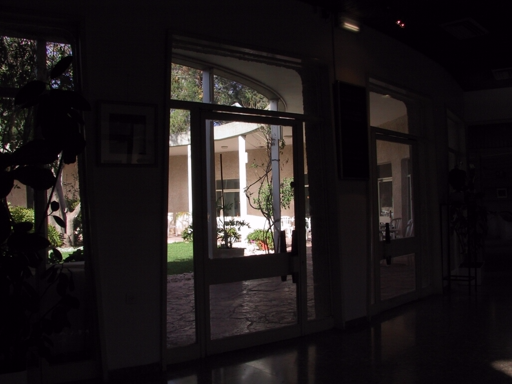
#> input picture HW2/data/image_enhancement/input.bmp, 512 x 384 px
$ python image_enhancement.py
#> lines starting #> are read from the running program, lines starting #| are printed output that depends on the picture
import cv2
import numpy as np
# import matplotlib.pyplot as plt

"""
TODO Part 1: Gamma correction
"""
def gamma_correction(img, gamma):
    # Convert the image to float32
    img = img.astype(np.float32)

    # Normalize the image to 0-1 range
    img_normalized = img / 255.0

    # Apply gamma correction
    corrected = np.power(img_normalized, gamma)

    # Scale back to 0-255 range and convert to uint8
    corrected = (corrected * 255).astype(np.uint8)

    return corrected


"""
TODO Part 2: Histogram equalization
"""
def histogram_equalization(img, mode):
    if mode == "BGR":
        B, G, R = cv2.split(img)

        B_hist = histogram(B.astype(np.float32))
        G_hist = histogram(G.astype(np.float32))
        R_hist = histogram(R.astype(np.float32))

        B_eq = transformation(B, B_hist, B.shape[0] * B.shape[1]).astype(np.uint8)
        G_eq = transformation(G, G_hist, G.shape[0] * G.shape[1]).astype(np.uint8)
        R_eq = transformation(R, R_hist, R.shape[0] * R.shape[1]).astype(np.uint8)

        equalized =  cv2.merge((B_eq, G_eq, R_eq))

    elif mode == "HSV":
        H, S, V = cv2.split(cv2.cvtColor(img, cv2.COLOR_BGR2HSV))
        V_hist = histogram(V.astype(np.float32))
        V_eq = transformation(V, V_hist, V.shape[0] * V.shape[1]).astype(np.uint8)
        equalized = cv2.cvtColor(cv2.merge((H, S, V_eq)), cv2.COLOR_HSV2BGR)

    elif mode == "LAB":
        L, A, B = cv2.split(cv2.cvtColor(img, cv2.COLOR_BGR2LAB))
        L_hist = histogram(L.astype(np.float32))
        L_eq = transformation(L, L_hist, L.shape[0] * L.shape[1]).astype(np.uint8)
        equalized = cv2.cvtColor(cv2.merge((L_eq, A, B)), cv2.COLOR_LAB2BGR)

    return equalized

def histogram(image):
    hist = np.zeros(256)
    for i in range(image.shape[0]):
        for j in range(image.shape[1]):
            hist[int(image[i,j])] += 1
    return hist

def transformation(image, histogram, n):
    cdf = np.zeros(256)
    for i in range(256):
        for j in range(i):
            cdf[i] += histogram[j]
        cdf[i] = 255 * cdf[i] / n
    return cdf[image]

"""
TODO Bonus: Clipped histogram equalization
"""
def contrast_enhancement(img, mode):
    if mode == "HSV":
        lab = cv2.cvtColor(img, cv2.COLOR_BGR2HSV)
        H, S, V = cv2.split(lab)
        V_eq = clip_histogram_equalization(V, 6.0)
        limg = cv2.merge((H, S, V_eq))
        enhanced_image = cv2.cvtColor(limg, cv2.COLOR_HSV2BGR)

    elif mode == "LAB":
        lab = cv2.cvtColor(img, cv2.COLOR_BGR2LAB)
        L, A, B = cv2.split(lab)
        L_eq = clip_histogram_equalization(L, 6.0)
        limg = cv2.merge((L_eq, A, B))
        enhanced_image = cv2.cvtColor(limg, cv2.COLOR_LAB2BGR)

    return enhanced_image

def clip_histogram_equalization(image, clipLimit):
    # Get image dimensions and calculate histogram
    h, w = image.shape
    hist = histogram(image.astype(np.float32))

    # Clip the histogram
    clipLimit = int(clipLimit * image.size / 256)
    if clipLimit > 0:
        excess = hist - clipLimit
        excess[excess < 0] = 0
        clipped_hist = hist - excess
        redistribute = excess.sum() // 256
        clipped_hist += redistribute

    # Apply histogram equalization using clipped histogram
    clahe_image = transformation(image, clipped_hist, h * w).astype(np.uint8)

    return clahe_image

"""
Main function
"""
def main():
    img = cv2.imread("data/image_enhancement/input.bmp")
#> img is the input picture: shape (384, 512, 3); mean B, G, R 25.3, 24.3, 29.3
    MODE = "HSV"

    # TODO: modify the hyperparameter
    gamma_list = [0.3, 0.5, 0.7] # gamma value for gamma correction

    # TODO Part 1: Gamma correction
    for gamma in gamma_list:
        gamma_correction_img = gamma_correction(img, gamma)

        cv2.imshow("Gamma correction | Gamma = {}".format(gamma), np.vstack([img, gamma_correction_img]))
        cv2.waitKey(0)
#> this loop made 3 passes
#> pass 1, in gamma_correction, `corrected = np.power(img_normalized, gamma)`:
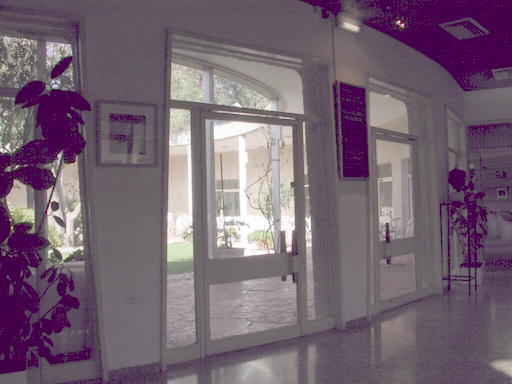
#> corrected: shape (384, 512, 3) float32; mean B, G, R 0.443, 0.386, 0.454

        # fig, axs = plt.subplots(1, 2, figsize=(10, 5))
        # fig.tight_layout()
        # fig.suptitle("Gamma correction | Gamma = {}".format(gamma))
        # axs[0].imshow(img)
        # axs[0].set_title("Original")
        # axs[0].axis("off")
        # axs[1].imshow(gamma_correction_img)
        # axs[1].set_title("Enhanced | Gamma = {}".format(gamma))
        # axs[1].axis("off")
        # plt.savefig(f"output/image_enhancement/gamma_correction_gamma_{gamma}.png")
        # plt.close()

    # TODO Part 2: Image enhancement using the better balanced image as input
    histogram_equalization_img = histogram_equalization(img, MODE)
#> in histogram_equalization, `H, S, V = cv2.split(cv2.cvtColor(img, cv2.COLOR_BGR2HSV))`:
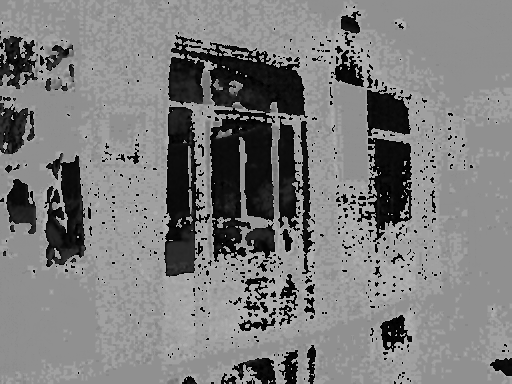
#> H: shape (384, 512); min 0, max 179, mean 124.5
#> in histogram_equalization, `H, S, V = cv2.split(cv2.cvtColor(img, cv2.COLOR_BGR2HSV))`:
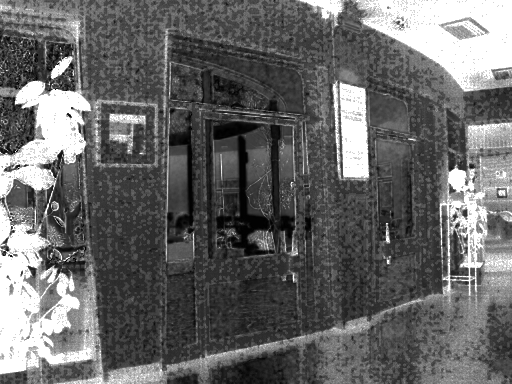
#> S: shape (384, 512); min 0, max 255, mean 103.3
#> in histogram, `hist = np.zeros(256)`: hist = 256 values from 0 to 0
#> after the loop in histogram, `for i in range(image.shape[0]):`: hist = 256 values, max 16841 at index 11, min 0 at index 0, mean 768
#> in histogram_equalization, `V_hist = histogram(V.astype(np.float32))`: V_hist has the same summary as hist in histogram
#> in transformation, `cdf = np.zeros(256)`: cdf = 256 values from 0 to 0
#> after the loop in transformation, `for i in range(256):`: cdf = 256 values from 0 to 253.6
#> in histogram_equalization, `equalized = cv2.cvtColor(cv2.merge((H, S, V_eq)), cv2.COLOR_HSV2BGR)`:
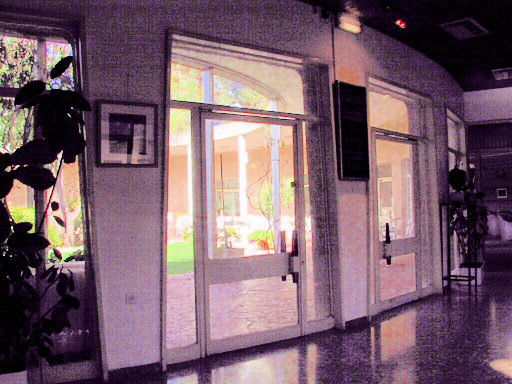
#> equalized: shape (384, 512, 3); mean B, G, R 105.2, 92.9, 119.8

    cv2.imshow("Histogram equalization", np.vstack([img, histogram_equalization_img]))
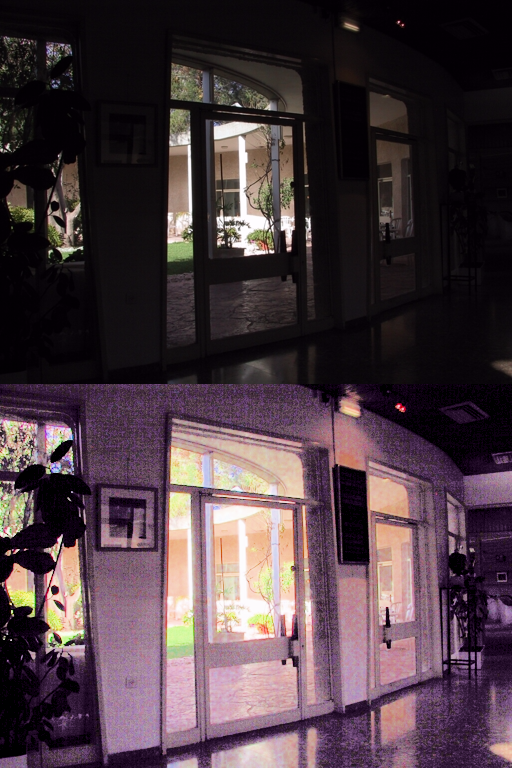
#> window 'Histogram equalization': shape (768, 512, 3); mean B, G, R 65.2, 58.6, 74.6
    cv2.waitKey(0)

    # fig, axs = plt.subplots(1, 2, figsize=(10, 5))
    # fig.tight_layout()
    # fig.suptitle(f"Histogram equalization | {MODE} Color Space")
    # axs[0].imshow(img)
    # axs[0].set_title("Original")
    # axs[0].axis("off")
    # axs[1].imshow(histogram_equalization_img)
    # axs[1].set_title("Enhanced")
    # axs[1].axis("off")
    # plt.savefig(f"output/image_enhancement/histogram_equalization_{MODE}.png")
    # plt.close()

    # TODO Bonus: Contrast enhancement
    contrast_enhanced_img = contrast_enhancement(img, MODE)
#> in contrast_enhancement, `lab = cv2.cvtColor(img, cv2.COLOR_BGR2HSV)`: lab: shape (384, 512, 3); mean H, S, V 124.5, 103.3, 29.9
#> in clip_histogram_equalization, `excess = hist - clipLimit`: excess = 256 values, max 12233 at index 11, min -4608 at index 0, mean -3840
#> in clip_histogram_equalization, `clipped_hist = hist - excess`: clipped_hist = 256 values, max 4608 at index 4, min 0 at index 0, mean 509.6
#> in clip_histogram_equalization, `redistribute = excess.sum() // 256`: redistribute = 258
#> in clip_histogram_equalization, `clipped_hist += redistribute`: clipped_hist = 256 values, max 4866 at index 4, min 258 at index 0, mean 767.6
#> in contrast_enhancement, `limg = cv2.merge((H, S, V_eq))`: limg: shape (384, 512, 3); mean H, S, V 124.5, 103.3, 77.5
#> in contrast_enhancement, `enhanced_image = cv2.cvtColor(limg, cv2.COLOR_HSV2BGR)`:
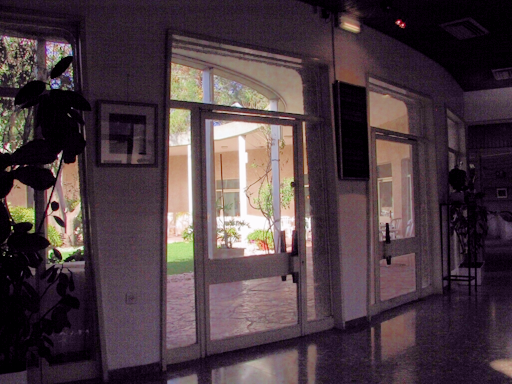
#> enhanced_image: shape (384, 512, 3); mean B, G, R 65.9, 59.8, 75.9

    cv2.imshow("Contrast enhancement", np.vstack([img, contrast_enhanced_img]))
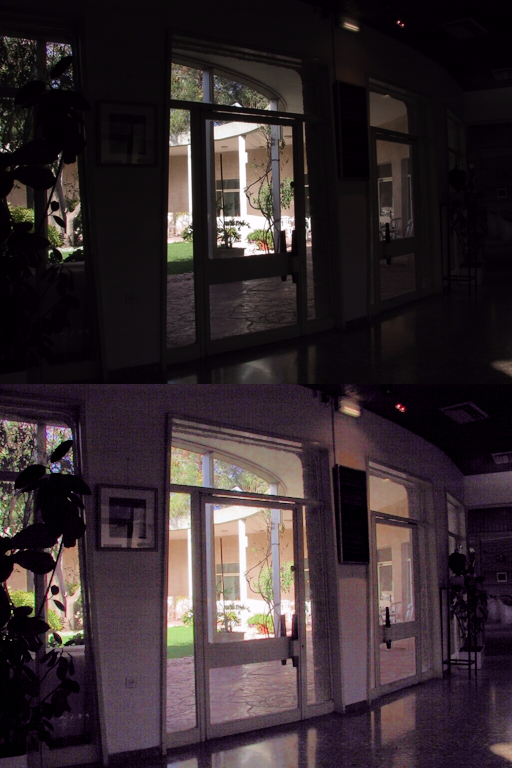
#> window 'Contrast enhancement': shape (768, 512, 3); mean B, G, R 45.6, 42, 52.6
    cv2.waitKey(0)

    # fig, axs = plt.subplots(1, 2, figsize=(10, 5))
    # fig.tight_layout()
    # fig.suptitle(f"Clipped histogram equalization | {MODE} Color Space")
    # axs[0].imshow(img)
    # axs[0].set_title("Original")
    # axs[0].axis("off")
    # axs[1].imshow(contrast_enhanced_img)
    # axs[1].set_title("Enhanced")
    # axs[1].axis("off")
    # plt.savefig(f"output/image_enhancement/clipped_histogram_equalization_{MODE}.png")
    # plt.close()

if __name__ == "__main__":
    main()
